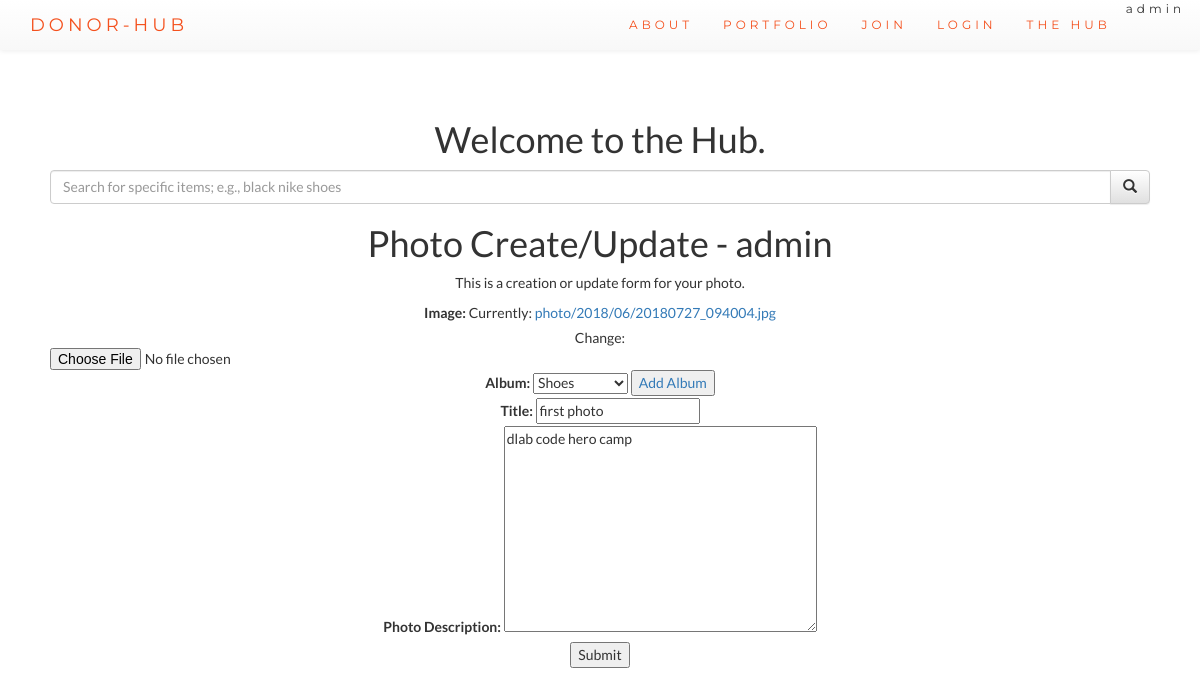
/photo/photo/1/update/ (signed in), run on the app's committed database.
### photo/models.py (models this page shows, shortened)
class Photo(models.Model):
    album = models.ForeignKey(Album, on_delete=models.CASCADE)
    title = models.CharField(max_length=50)
    image = ThumbnailImageField(upload_to='photo/%Y/%M')
    description = models.TextField('Photo Description', blank=True)
    upload_date = models.DateTimeField('Upload Date', auto_now_add=True)
    class Meta:
        ordering=['title']

### photo/views.py (the view)
class PhotoUpdateView(LoginRequiredMixin, UpdateView) :
    model = Photo
    fields = ['album', 'title', 'image', 'description']
    success_url = reverse_lazy('photo:index')

### photo/models.py (called while the page is built)
    def __str__(self):
        return self.name

### photo/templates/photo/photo_form.html (shortened to what this page needs)
<!DOCTYPE html>
<html lang = "en">
    <head>
        <link rel="stylesheet" href="http://maxcdn.bootstrapcdn.com/bootstrap/3.3.7/css/bootstrap.min.css">
        <link rel="stylesheet" href="http://maxcdn.bootstrapcdn.com/bootstrap/3.3.7/css/bootstrap-theme.min.css">
    </head>
    <body id="myPage" data-spy="scroll" data-target=".navbar">
        <nav class="navbar navbar-default navbar-fixed-top">
            <div class="container">
                <div class="navbar-header">
                    <a class="navbar-brand" href="{% url 'mainpage_ex' %}">DONOR-HUB</a>
                </div>
                <div class="collapse navbar-collapse" id="myNavbar">
                    <ul class="nav navbar-nav navbar-right">
                        <li><a href="{% url 'mainpage_ex' %}">ABOUT</a></li>
                        <li><a href="{% url 'mainpage_ex' %}">PORTFOLIO</a></li>
                        {% if user.is.active %}
                        <li><a href="{% url 'password_change' %}">Change Password</a></li>
                        <li><a href="{% url 'logout' %}">LOGOUT</a></li>
                        {% else %}
                        <li><a href="{% url 'register' %}">JOIN</a></li>
                        <li><a href="{% url 'login' %}">LOGIN</a></li>
                        {% endif %}
                        <li><a href="{% url 'photo:index' %}">THE HUB</a></li>
                        {% firstof user.get_short_name user.get_username %}
                    </ul>
                </div>
            </div>
        </nav>
        <div id="signup" class="container-fluid text-center">
            <br><br>
            <h1>Welcome to the Hub.</h1>
            <form action="/action_page.php">
                <div class="input-group">
                    <input type="text" class="form-control" placeholder="Search for specific items; e.g., black nike shoes  " name="search">
                    <div class="input-group-btn">
                        <button class="btn btn-default" type="submit"><i class="glyphicon glyphicon-search"></i></button>
                    </div>
                </div>
            </form>
            <div id="content">
                <h1>Photo Create/Update - {{user}}</h1>
                {% if form.is_multipart %}
                <form enctype="multipart/form-data" method="post" action=".">
                {% else %}
                <form method="post" action=".">
                {% endif %}
                <p>This is a creation or update form for your photo.</p>
                <fieldset class="aligned">
                    <div class="form-row">
                        {{ form.image.label_tag }} {{ form.image }}
                    </div>
                    <div class="form-row">
                        {{ form.album.label_tag }} {{ form.album }}
                        <button type="button"><a href="{% url 'photo:album_add' %}">Add Album</a></button>
                    </div>
                    <div class="form-row">
                        {{ form.title.label_tag }} {{ form.title }}
                    </div>
                    <div class="form-row">
                        {{ form.description.label_tag }} {{ form.description }}
                    </div>
                </fieldset>
                <div class="submit-row">
                    <input type="submit" value="Submit"/>
                </div>
                </form>
            </div>
        </div>
    </body>
</html>

### photo/templates/photo/photo_form.html (style rules this page uses)
.container-fluid { padding: 60px 50px }
.navbar { background-color: #fff; border: 0; font-size: 12px; letter-spacing: 4px; }
.navbar li a, .navbar .navbar-brand { color: #f4511e !important; }
body { font-family: Lato, sans-serif; }
.navbar { font-family: Montserrat, sans-serif; }

### data on the page
Photo: album "Shoes", title "first photo", description "dlab code hero camp"

### other printed values
{{ user }} "admin"
